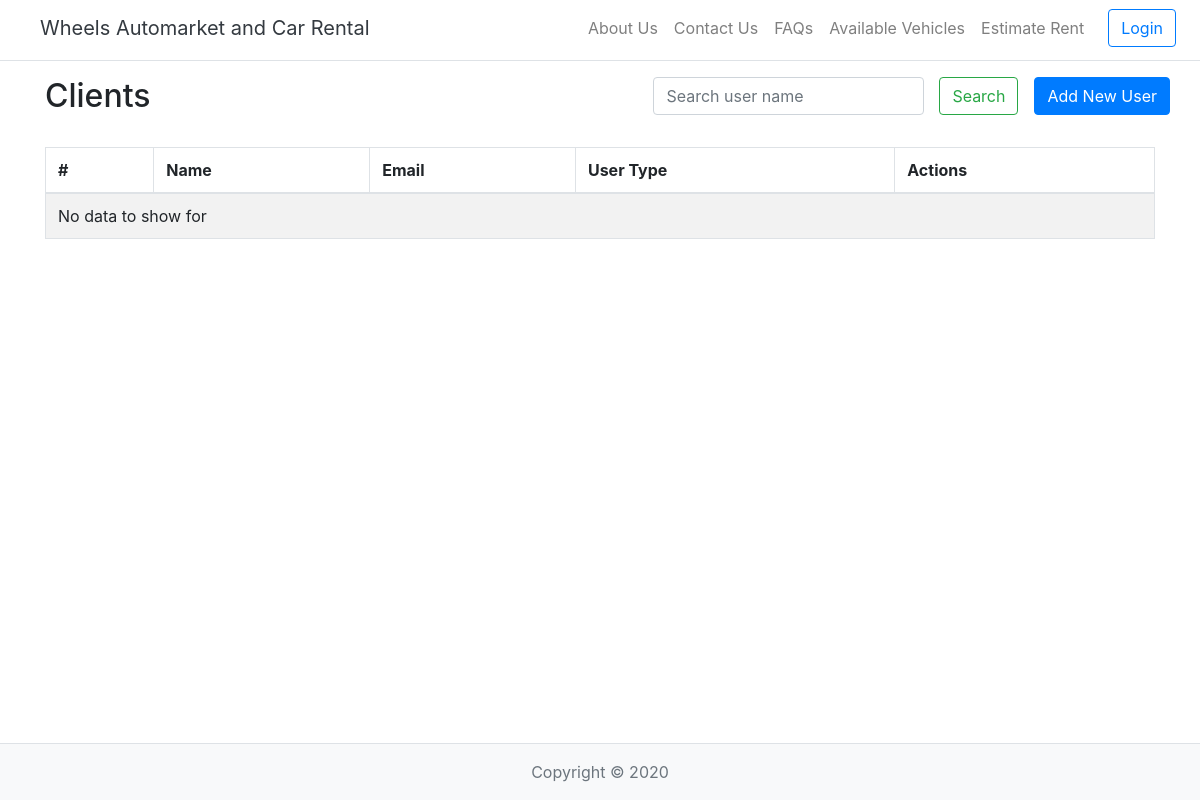
The app's page /users/index, older data.
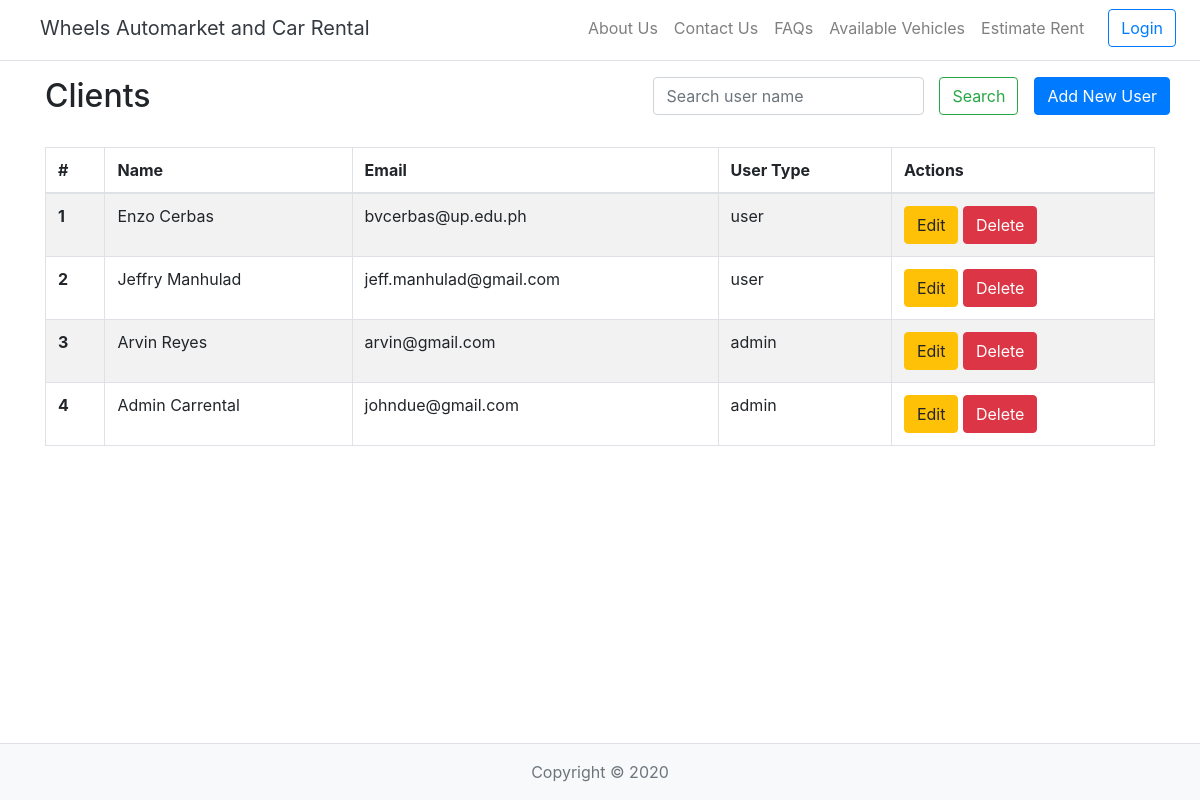
The same page, newer data.
### tables this page shows
CREATE TABLE `users` (
  `id` int(11) NOT NULL,
  `firstname` varchar(50) NOT NULL,
  `lastname` varchar(50) NOT NULL,
  `fullname` varchar(255) NOT NULL,
  `email` varchar(150) NOT NULL,
  `username` varchar(255) NOT NULL,
  `password` varchar(255) NOT NULL,
  `user_type` varchar(5) NOT NULL,
  `created_at` datetime DEFAULT current_timestamp(),
  `Is_Active` bit(1) NOT NULL
);

### application/controllers/Users.php (called while the page is built, shortened)
<?php
	class Users extends CI_Controller{
		public function index(){
			$data['title'] = 'Users';
			$data['users'] = $this->User_model->get_users(null);
			$data['filter'] = $this->input->post('users_filter');
			$this->load->view('templates/header');
			$this->load->view('users/index', $data);
			$this->load->view('templates/footer');
		}
	}

### index.php (called while the page is built, shortened)
<?php
require_once BASEPATH.'core/CodeIgniter.php';

### application/models/User_model.php (called while the page is built, shortened)
<?php
	class User_model extends CI_Model{
		public function get_users($id){
			if(isset($id)){
        $query=$this->db->get_where('users', array('id' => $id));
        return $query->row_array();
      }else {
				$query=$this->db->get_where('users', array('fullname LIKE' => '%'.$this->input->post('users_filter').'%'));
  			return $query->result_array();
      }
		}
	}

### application/views/users/index.php (the view, shortened to what this page needs)
<div>
  <?php echo form_open('users/index'); ?>
    <div class="row">
      <div class="col">
        <h2>Clients</h2>
      </div>
      <div class="col-lg-4">
        <div class="row">
          <div class="col">
            <input class="form-control" name="users_filter" value="<?= $filter;?>" type="search" placeholder="Search user name" aria-label="Search">
          </div class="col-lg-1">
          <div>
            <button class="btn btn-outline-success lg-12" type="submit">Search</button>
          </div>
        </div>
      </div>
        <div class="float-right pl-3">
          <a href="<?php echo base_url(); ?>users/create" class="btn btn-primary">Add New User</a>
        </div>
    </div>
  </form>
<div class="pt-2">
<table class="table table-striped table-hover table-bordered">
  <thead>
    <tr>
      <th scope="col">#</th>
      <th scope="col">Name</th>
      <th scope="col">Email</th>
      <th scope="col-1">User Type</th>
      <th scope="col-3">Actions</th>
    </tr>
  </thead>
  <tbody>
    <?php
    $counter=0;
      foreach($users as $user){
        $counter++;
        echo '<tr>';
        echo '<th scope="row">'.$counter.'</th>';
        echo '<td>'.$user['firstname'].' '.$user['lastname'].'</td>';
        echo '<td>'.$user['email'].'</td>';
        echo '<td>'.$user['user_type'].'</td>';
        echo '
        <td>
        <a class="btn btn-warning" href="'.base_url().'users/edit/'.$user['id'].'">Edit</a>
        <a class="btn btn-danger" href="'.base_url().'users/delete/'.$user['id'].'">Delete</a>
        </td>';
        echo '</tr> ';
      }
      if($counter==0){
        echo '<tr><td colspan="5">No data to show for '.$filter.'</td></tr>';
      }
    ?>
  </tbody>
</table>
</div>
</div>

### application/views/templates/header.php (shortened to what this page needs)
<html>
<head>
  <!DOCTYPE html>
  <html lang="en">
  <head>
    <link rel="stylesheet" type="text/css" href="<?php echo base_url(); ?>assets/bootstrap-4.4.1/css/bootstrap.min.css">
</head>
<body class="pb-5">
  <div class="bg-light d-flex flex-column flex-md-row align-items-center pb-1 px-md-4 mb-3 bg-white border-bottom box-shadow sticky-top">
        <h5 class="my-0 mr-md-auto font-weight-normal">
          <a class="nav-link text-dark"href="<?php echo base_url(); ?>">Wheels Automarket and Car Rental</a>
        </h5>
        <nav class="navbar navbar-expand-lg navbar-light">
          <div class="collapse navbar-collapse">
            <ul class="navbar-nav mr-auto">
              <li class="nav-item">
                <a class="nav-link" href="<?php echo base_url(); ?>about">About Us</a>
              </li>
              <li class="nav-item">
                <a class="nav-link" href="<?php echo base_url(); ?>contact">Contact Us</a>
              </li>
              <li class="nav-item">
                <a class="nav-link" href="<?php echo base_url(); ?>faq">FAQs</a>
              </li>
              <li class="nav-item">
                <a class="nav-link" href="<?php echo base_url(); ?>cars/availablecars">Available Vehicles</a>
              </li>
              <li class="nav-item">
                <a class="nav-link" href="<?php echo base_url(); ?>#">Estimate Rent</a>
              </li>
            </ul>
          </div>
        </nav>
        <?php
        if(!$this->session->userdata('logged_in')){
          echo '<a class="btn btn-outline-primary" href="'.base_url().'/users/login">Login</a>';
        }else{
          echo '<a class="btn btn-outline-danger" href="'.base_url().'/users/logout">Logout</a>';
        }
        ?>
  </div>
<div class="container pb-5">

### application/views/templates/footer.php
</div>
<div class="fixed-bottom mt-3 bg-light border-top box-shadow text-center">
<footer class="footer py-3 ">
  <div class="container">
    <span class="text-muted">Copyright &copy; 2020</span>
  </div>
</footer>
</div>
</body>
</html>

Row changes from the older to the newer data that the page shows:
now on this page (row edited): users: firstname "Enzo", lastname "Cerbas", email "bvcerbas@up.edu.ph", user_type "user"
now on this page (row edited): users: firstname "Jeffry", lastname "Manhulad", email "jeff.manhulad@gmail.com", user_type "user"
added users: firstname "Arvin", lastname "Reyes", email "arvin@gmail.com", user_type "admin"
added users: firstname "Admin", lastname "Carrental", email "johndue@gmail.com", user_type "admin"
Text that changed along with them:
text no longer shown: "No data to show for"
